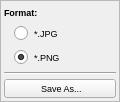
<?xml version="1.0" encoding="UTF-8"?>
<ui version="4.0">
 <class>IDWFileIOPanel</class>
 <widget class="QWidget" name="IDWFileIOPanel">
  <property name="geometry">
   <rect>
    <x>0</x>
    <y>0</y>
    <width>120</width>
    <height>102</height>
   </rect>
  </property>
  <property name="font">
   <font>
    <family>MS Shell Dlg 2</family>
    <pointsize>7</pointsize>
    <weight>50</weight>
    <italic>false</italic>
    <bold>false</bold>
    <underline>false</underline>
    <strikeout>false</strikeout>
   </font>
  </property>
  <property name="windowTitle">
   <string>Form</string>
  </property>
  <layout class="QVBoxLayout">
   <property name="spacing">
    <number>0</number>
   </property>
   <property name="leftMargin">
    <number>0</number>
   </property>
   <property name="topMargin">
    <number>0</number>
   </property>
   <property name="rightMargin">
    <number>0</number>
   </property>
   <property name="bottomMargin">
    <number>0</number>
   </property>
   <item>
    <widget class="QFrame" name="frame">
     <property name="frameShape">
      <enum>QFrame::StyledPanel</enum>
     </property>
     <property name="frameShadow">
      <enum>QFrame::Raised</enum>
     </property>
     <layout class="QVBoxLayout">
      <property name="spacing">
       <number>4</number>
      </property>
      <property name="leftMargin">
       <number>3</number>
      </property>
      <property name="topMargin">
       <number>3</number>
      </property>
      <property name="rightMargin">
       <number>3</number>
      </property>
      <property name="bottomMargin">
       <number>3</number>
      </property>
      <item>
       <widget class="QLabel" name="label">
        <property name="maximumSize">
         <size>
          <width>16777215</width>
          <height>16777215</height>
         </size>
        </property>
        <property name="font">
         <font>
          <family>MS Shell Dlg 2</family>
          <pointsize>7</pointsize>
          <weight>75</weight>
          <italic>false</italic>
          <bold>true</bold>
          <underline>false</underline>
          <strikeout>false</strikeout>
         </font>
        </property>
        <property name="text">
         <string>Format:</string>
        </property>
       </widget>
      </item>
      <item>
       <layout class="QHBoxLayout">
        <property name="spacing">
         <number>0</number>
        </property>
        <property name="leftMargin">
         <number>0</number>
        </property>
        <property name="topMargin">
         <number>0</number>
        </property>
        <property name="rightMargin">
         <number>0</number>
        </property>
        <property name="bottomMargin">
         <number>0</number>
        </property>
        <item>
         <spacer>
          <property name="orientation">
           <enum>Qt::Horizontal</enum>
          </property>
          <property name="sizeType">
           <enum>QSizePolicy::Fixed</enum>
          </property>
          <property name="sizeHint" stdset="0">
           <size>
            <width>10</width>
            <height>20</height>
           </size>
          </property>
         </spacer>
        </item>
        <item>
         <widget class="QRadioButton" name="rbJPG">
          <property name="text">
           <string>*.JPG</string>
          </property>
         </widget>
        </item>
        <item>
         <spacer>
          <property name="orientation">
           <enum>Qt::Horizontal</enum>
          </property>
          <property name="sizeHint" stdset="0">
           <size>
            <width>10</width>
            <height>20</height>
           </size>
          </property>
         </spacer>
        </item>
       </layout>
      </item>
      <item>
       <layout class="QHBoxLayout">
        <property name="spacing">
         <number>0</number>
        </property>
        <property name="leftMargin">
         <number>0</number>
        </property>
        <property name="topMargin">
         <number>0</number>
        </property>
        <property name="rightMargin">
         <number>0</number>
        </property>
        <property name="bottomMargin">
         <number>0</number>
        </property>
        <item>
         <spacer>
          <property name="orientation">
           <enum>Qt::Horizontal</enum>
          </property>
          <property name="sizeType">
           <enum>QSizePolicy::Fixed</enum>
          </property>
          <property name="sizeHint" stdset="0">
           <size>
            <width>10</width>
            <height>20</height>
           </size>
          </property>
         </spacer>
        </item>
        <item>
         <widget class="QRadioButton" name="rbPNG">
          <property name="text">
           <string>*.PNG</string>
          </property>
          <property name="checked">
           <bool>true</bool>
          </property>
         </widget>
        </item>
        <item>
         <spacer>
          <property name="orientation">
           <enum>Qt::Horizontal</enum>
          </property>
          <property name="sizeHint" stdset="0">
           <size>
            <width>10</width>
            <height>20</height>
           </size>
          </property>
         </spacer>
        </item>
       </layout>
      </item>
      <item>
       <widget class="Line" name="line">
        <property name="orientation">
         <enum>Qt::Horizontal</enum>
        </property>
       </widget>
      </item>
      <item>
       <widget class="QPushButton" name="pbSaveNow">
        <property name="maximumSize">
         <size>
          <width>16777215</width>
          <height>20</height>
         </size>
        </property>
        <property name="text">
         <string> Save As...</string>
        </property>
        <property name="icon">
         <iconset resource="../../../images/geoX.qrc">
          <normaloff>:/images/saveHS.png</normaloff>:/images/saveHS.png</iconset>
        </property>
       </widget>
      </item>
     </layout>
    </widget>
   </item>
  </layout>
 </widget>
 <resources>
  <include location="../../../images/geoX.qrc"/>
 </resources>
 <connections/>
</ui>
